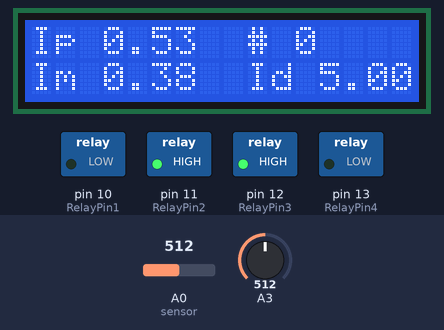
Recording of a sketch running on a simulated Arduino Uno, built with avr-gcc and run on an emulated ATmega328P. On the bench: 16×2 character LCD, switched loads named in the sketch (green lamp = pin HIGH). Inputs (shaded band) come from the test bench; at power-on: A0 (sensor) = 512, A3 = 512. What the sketch prints to the serial monitor is not drawn.

Above: at 1.2 s.
1.3 s: A0 (sensor) set to 679
At 2.9 s:
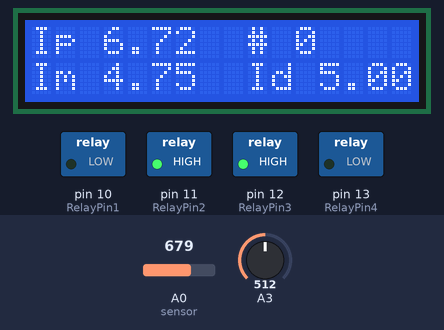
3.2 s: A0 (sensor) set to 701
At 5.0 s:
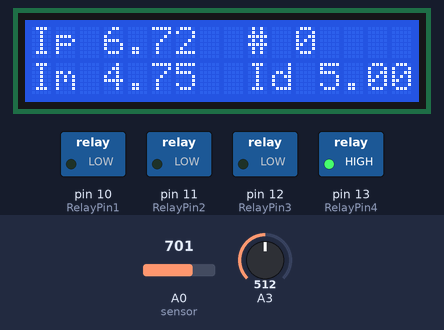
At 10.7 s:
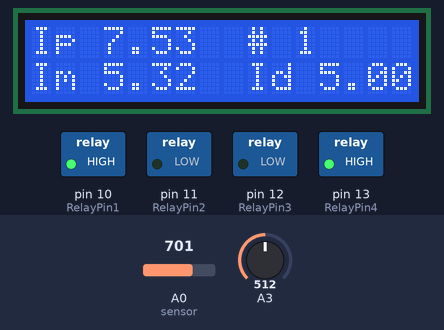
Timing chart, 0 to 11.0 s (numbered marks = the images above; inputs shaded):
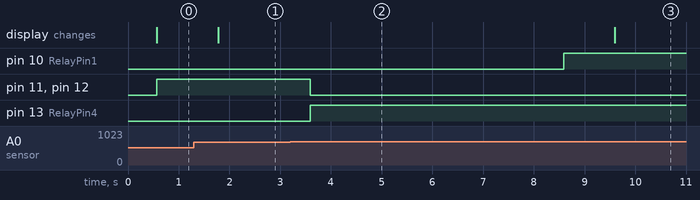

Measured:
- the behaviour switches between 688 and 689 on A0 (sensor) (found by bisection; images 1 and 2)
- after the input at 1.3 s, the display: changes after 0.48 s (image 1)
- after the input at 3.2 s, pin 10 (RelayPin1): LOW → HIGH after 5.4 s; pin 11 (RelayPin2), pin 12 (RelayPin3): HIGH → LOW after 0.39 s; pin 13 (RelayPin4): LOW → HIGH after 0.39 s

The sketch:

main.ino
```cpp
#include <LiquidCrystal.h>

//Crear el objeto LCD con los números correspondientes (rs, en, d4, d5, d6, d7)
LiquidCrystal lcd(8, 9, 4, 5, 6, 7);

//Sensor de corriente
float Sensibilidad=0.066; //sensibilidad en V/A para nuestro sensor
float offset=-0.50; // Equivale a la amplitud del ruido

//potenciometro
float Idis;
int count;
int count2=0;
int RelayPin1 = 10;
int RelayPin2 = 11;
int RelayPin3 = 12;
int RelayPin4 = 13; //para parlante

void setup() {
  // Inicializar el LCD con el número de  columnas y filas del LCD
  lcd.begin(16, 2);
  // Escribimos el Mensaje en el LCD.
  // lcd.print("Sen Corriente");

  // Set RelayPin1 as an output pin
	pinMode(RelayPin1, OUTPUT);
	pinMode(RelayPin2, OUTPUT);
	pinMode(RelayPin3, OUTPUT);
	pinMode(RelayPin4, OUTPUT);
  Serial.begin(9600);
}

void loop() {
  // Ubicamos el cursor en la primera posición(columna:0) de la segunda línea(fila:1)
  // lcd.setCursor(0, 1);
  // Escribimos el número de segundos trascurridos
  // lcd.print(millis()/1000);
  // lcd.print(" Segundos");
  // delay(100);

  float Ip=get_corriente();//obtenemos la corriente pico
  float Irms=Ip*0.707; //Intensidad RMS = Ipico/(2^1/2)
  // float P=Irms*220.0; // P=IV watts
  Serial.print("Ip: ");
  Serial.print(Ip,3);
  Serial.print("A , Irms: ");
  Serial.print(Irms,3);
  // Serial.print("A, Potencia: ");
  // Serial.print(P,3);
  // Serial.println("W");

  //potenciometro
  //valor = analogRead(A3);
  Idis = analogRead(A3) * (10.0 / 1023.0);

  if (Irms<Idis){
    digitalWrite(RelayPin2,HIGH);
    digitalWrite(RelayPin3,HIGH);
    digitalWrite(RelayPin4,LOW);
    count2=0;
  }else{
    Serial.print("Normal");

    digitalWrite(RelayPin2,LOW);
    digitalWrite(RelayPin3,LOW);
    digitalWrite(RelayPin4,HIGH);
    pulso();
    count= count + 1;
    count2=count2 + 1;
    Serial.print("disparo por sobrecorriente");
    delay(1000);
  }


  //Imprimimos por el monitor serie
  Serial.print("El valor es = ");
  Serial.println(Idis);

  lcd.setCursor(0, 0);
  lcd.print("Ip");
  lcd.setCursor(3, 0);
  lcd.print(Ip);

  lcd.setCursor(9, 0);
  lcd.print("#");
  lcd.setCursor(11, 0);
  lcd.print(count);


  lcd.setCursor(0, 1);
  lcd.print("Im");
  lcd.setCursor(3, 1);
  lcd.print(Irms);

  lcd.setCursor(9, 1);
  lcd.print("Id");
  lcd.setCursor(12, 1);
  lcd.print(Idis);
  delay(100);
}
float get_corriente()
{
  float voltajeSensor;
  float corriente=0;
  long tiempo=millis();
  float Imax=0;
  float Imin=0;
  while(millis()-tiempo<500)//realizamos mediciones durante 0.5 segundos
  {
    voltajeSensor = analogRead(A0) * (5.0 / 1023.0);//lectura del sensor
    corriente=0.9*corriente+0.1*((voltajeSensor-2.498)/Sensibilidad); //Ecuación  para obtener la corriente
    if(corriente>Imax)Imax=corriente;
    if(corriente<Imin)Imin=corriente;
  }
  return(((Imax-Imin)/2)-offset);
}

float pulso(){
    if (count2==0){
      digitalWrite(RelayPin1,LOW);
      delay(5000);
      digitalWrite(RelayPin1,HIGH);
      count2=count2 + 1;
    }
}
```
